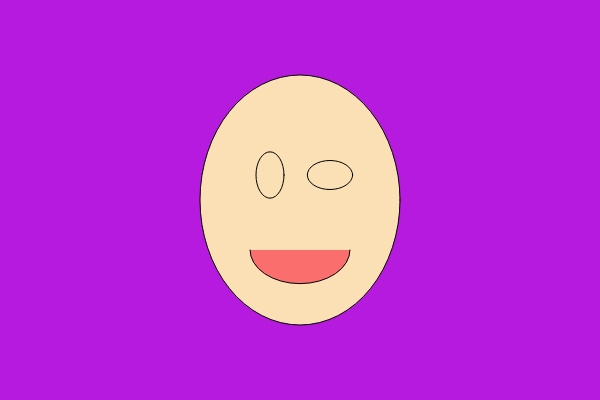
Frame 1 (no input)
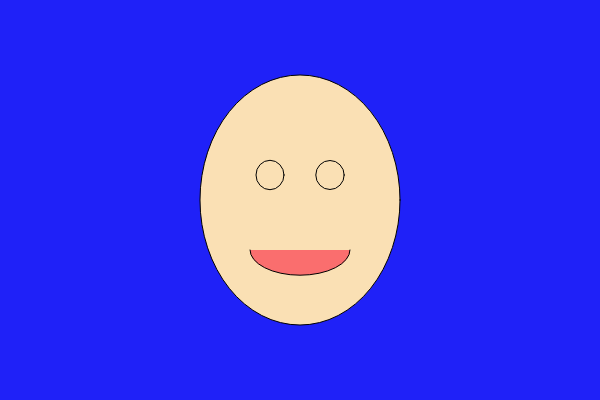
Frame 60 (no input)
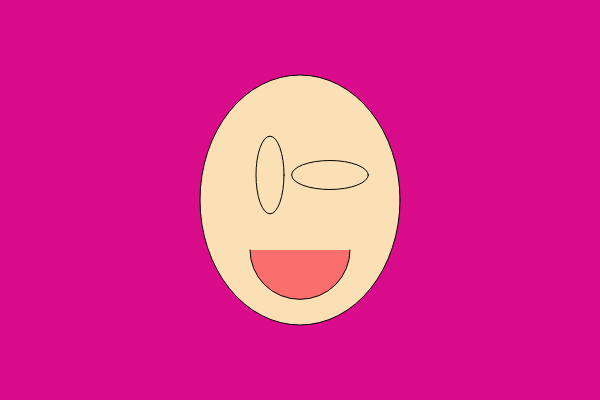
Frame 120 (the mouse pressed at the canvas centre since frame 60)

The p5.js sketch that drew these frames (run headless with seeded random() and noise() and a simulated clock; from frame 60 on, the mouse is pressed at the canvas centre):

// p5.js sketch
// ── sketch.js
function setup() {
  createCanvas(600, 400);//Àrea de dibuix
  //El primer número es l'amplade en pixels i el segon número es l'altura en pixels
}

function draw() {
  let r=random(0,255);
  let g=random(0,127);
  let b=random(128,255);
  let x=random(0,50);
  let y=50 * noise (0.05* frameCount);
  // frameRate(5);
  background(r,g,b);//color del fons del dibuix
  //El primer número es el primer nivell de vermell, el segon número es el nivell de verd i el tercer es la intensitat de blau (RGB) en html dintre de backgrpud o fons.
  fill(250, 224, 180)//color de la cara exterior
  //en el cas del fill serà el mateix però el que fa és omplir de color la figura seguent.
  ellipse (300,200,200,250)//Forma de la cara exterior
  // El primer número es la posició x del centre de la elipse, desde la contonada superior esquerre que es el "0.0", el segon número es la posició esquerra a l'alçada del centre de la elipse, el tercer número l'amplada de l'elipse sencera i el cuart número el l'alçada de l'elipse sensera.
  
  fill(250, 224, 180)//Color Blanc
  ellipse (270,175,28,29+x)//Forma de ull dret perquè x=270
  ellipse (330,175,28+x,29)//Forma de ull dret perquè x=330
  
  fill (250,110,110)//color vermell
  arc (300,250,100,50+x,0,PI)//Forma de la boca
}
